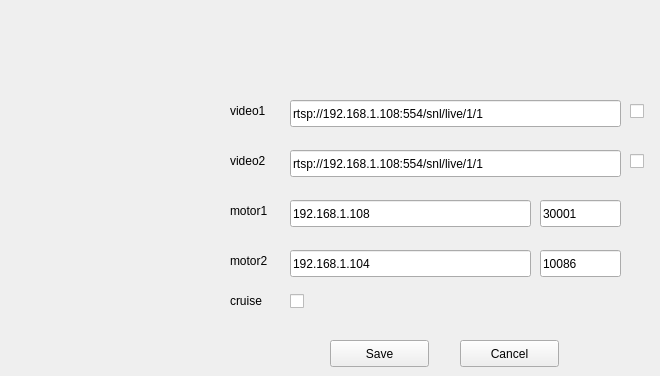
    <widget class="QWidget" name="setting">
     <property name="sizePolicy">
      <sizepolicy hsizetype="Expanding" vsizetype="Expanding">
       <horstretch>1</horstretch>
       <verstretch>1</verstretch>
      </sizepolicy>
     </property>
     <widget class="QLineEdit" name="largeMotorPort">
      <property name="geometry">
       <rect>
        <x>540</x>
        <y>250</y>
        <width>81</width>
        <height>27</height>
       </rect>
      </property>
      <property name="text">
       <string>10086</string>
      </property>
      <property name="placeholderText">
       <string>PORT</string>
      </property>
     </widget>
     <widget class="QLineEdit" name="motorIp">
      <property name="geometry">
       <rect>
        <x>290</x>
        <y>200</y>
        <width>241</width>
        <height>27</height>
       </rect>
      </property>
      <property name="text">
       <string>192.168.1.108</string>
      </property>
      <property name="placeholderText">
       <string>IP</string>
      </property>
     </widget>
     <widget class="QLineEdit" name="videoUrl2">
      <property name="geometry">
       <rect>
        <x>290</x>
        <y>150</y>
        <width>331</width>
        <height>27</height>
       </rect>
      </property>
      <property name="text">
       <string>rtsp://192.168.1.108:554/snl/live/1/1</string>
      </property>
      <property name="placeholderText">
       <string>URL</string>
      </property>
     </widget>
     <widget class="QLineEdit" name="largeMotorIp">
      <property name="geometry">
       <rect>
        <x>290</x>
        <y>250</y>
        <width>241</width>
        <height>27</height>
       </rect>
      </property>
      <property name="text">
       <string>192.168.1.104</string>
      </property>
      <property name="placeholderText">
       <string>IP</string>
      </property>
     </widget>
     <widget class="QLineEdit" name="motorPort">
      <property name="geometry">
       <rect>
        <x>540</x>
        <y>200</y>
        <width>81</width>
        <height>27</height>
       </rect>
      </property>
      <property name="text">
       <string>30001</string>
      </property>
      <property name="placeholderText">
       <string>PORT</string>
      </property>
     </widget>
     <widget class="QLabel" name="label_motor1">
      <property name="geometry">
       <rect>
        <x>230</x>
        <y>200</y>
        <width>61</width>
        <height>21</height>
       </rect>
      </property>
      <property name="text">
       <string>motor1</string>
      </property>
     </widget>
     <widget class="QLabel" name="label_motor2">
      <property name="geometry">
       <rect>
        <x>230</x>
        <y>250</y>
        <width>61</width>
        <height>21</height>
       </rect>
      </property>
      <property name="text">
       <string>motor2</string>
      </property>
     </widget>
     <widget class="QLabel" name="label_rtsp2">
      <property name="geometry">
       <rect>
        <x>230</x>
        <y>150</y>
        <width>51</width>
        <height>21</height>
       </rect>
      </property>
      <property name="text">
       <string>video2</string>
      </property>
     </widget>
     <widget class="QLineEdit" name="videoUrl1">
      <property name="geometry">
       <rect>
        <x>290</x>
        <y>100</y>
        <width>331</width>
        <height>27</height>
       </rect>
      </property>
      <property name="text">
       <string>rtsp://192.168.1.108:554/snl/live/1/1</string>
      </property>
      <property name="placeholderText">
       <string>URL</string>
      </property>
     </widget>
     <widget class="QLabel" name="label_rtsp1">
      <property name="geometry">
       <rect>
        <x>230</x>
        <y>100</y>
        <width>51</width>
        <height>21</height>
       </rect>
      </property>
      <property name="text">
       <string>video1</string>
      </property>
     </widget>
     <widget class="QPushButton" name="settingsBtn">
      <property name="geometry">
       <rect>
        <x>330</x>
        <y>340</y>
        <width>99</width>
        <height>27</height>
       </rect>
      </property>
      <property name="text">
       <string>Save</string>
      </property>
     </widget>
     <widget class="QCheckBox" name="checkBoxVideo1">
      <property name="geometry">
       <rect>
        <x>630</x>
        <y>100</y>
        <width>21</width>
        <height>22</height>
       </rect>
      </property>
      <property name="text">
       <string/>
      </property>
     </widget>
     <widget class="QCheckBox" name="checkBoxVideo2">
      <property name="geometry">
       <rect>
        <x>630</x>
        <y>150</y>
        <width>21</width>
        <height>22</height>
       </rect>
      </property>
      <property name="text">
       <string/>
      </property>
     </widget>
     <widget class="QPushButton" name="cancelBtn">
      <property name="geometry">
       <rect>
        <x>460</x>
        <y>340</y>
        <width>99</width>
        <height>27</height>
       </rect>
      </property>
      <property name="text">
       <string>Cancel</string>
      </property>
     </widget>
     <widget class="QLabel" name="label_motor2_2">
      <property name="geometry">
       <rect>
        <x>230</x>
        <y>290</y>
        <width>61</width>
        <height>21</height>
       </rect>
      </property>
      <property name="text">
       <string>cruise</string>
      </property>
     </widget>
     <widget class="QCheckBox" name="checkBoxCruise">
      <property name="geometry">
       <rect>
        <x>290</x>
        <y>290</y>
        <width>21</width>
        <height>22</height>
       </rect>
      </property>
      <property name="text">
       <string/>
      </property>
     </widget>
    </widget>
